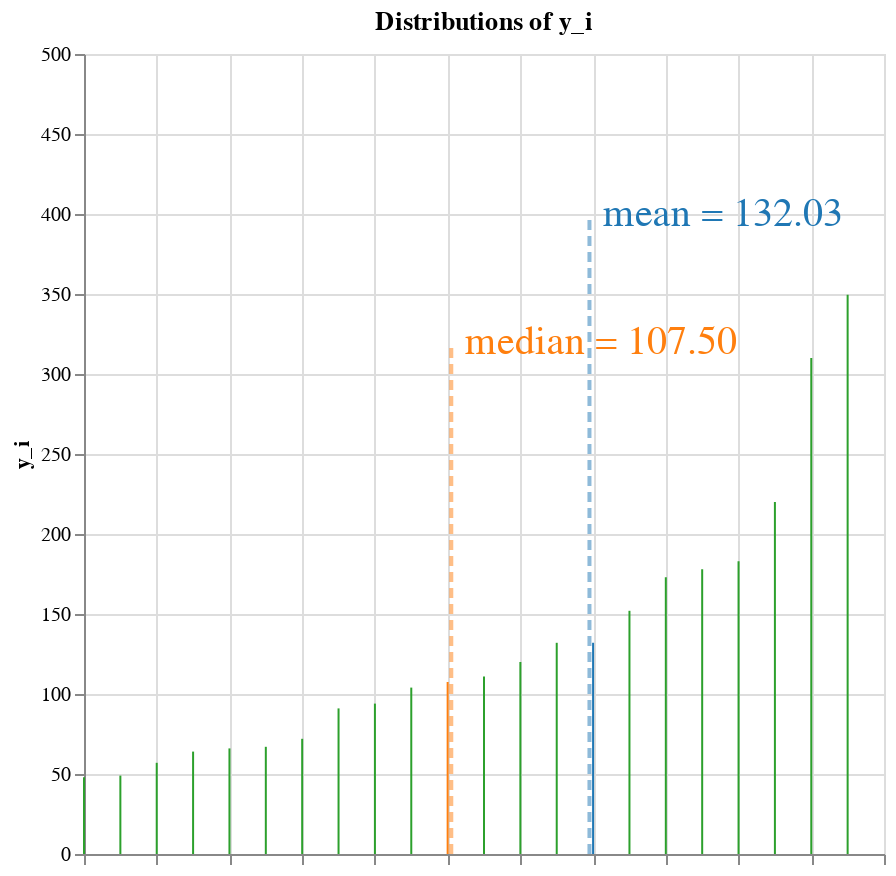

Notebook source saved alongside this figure:
### Markdown cell above
Next, we generate the figures for figure 5 by generating visualizations for different subgraphs within the r2 calculation.

### Code cell
def vis_from_node(n, data_dict, input_vars):    
    parser = ComputationTreeParser(n)
    parser.visualizeDFG()
    vis_containers = parser.visualization_containers
    ########### END COMPUTATION GRAPH ##########

    r = AltairRenderer(vis_containers, data_dict, input_vars=input_vars)
    charts = r.convert_to_charts()

    charts.display()

vis_from_node(mean_y, data_dict, input_vars)

### Figure 1 — Vega-Lite specification as saved in the notebook (floating-point values rounded to 4 significant figures)
{"config": {"view": {"continuousWidth": 300, "continuousHeight": 300}}, "layer": [{"data": {"name": "data-670f260c0f9ce60332e8b9d1c786290e"}, "mark": {"type": "line"}, "encoding": {"color": {"condition": {"param": "param_6", "empty": false, "value": "yellow"}, "field": "color", "legend": null, "scale": {"scheme": "category10"}, "type": "nominal"}, "tooltip": [{"field": "age", "type": "quantitative"}, {"field": "bmi", "type": "quantitative"}, {"field": "bp", "type": "quantitative"}, {"field": "glu", "type": "quantitative"}, {"field": "hdl", "type": "quantitative"}, {"field": "id", "type": "quantitative"}, {"field": "ldl", "type": "quantitative"}, {"field": "ltg", "type": "quantitative"}, {"field": "sex", "type": "quantitative"}, {"field": "tc", "type": "quantitative"}, {"field": "tch", "type": "quantitative"}, {"field": "y_hat_i", "type": "quantitative"}, {"field": "y_i", "type": "quantitative"}], "x": {"axis": {"labels": false, "title": ""}, "field": "x", "type": "quantitative"}, "x2": {"field": "x2"}, "y": {"axis": {"title": "y_i"}, "field": "y", "scale": {"domain": [0, 500]}, "type": "quantitative"}, "y2": {"field": "y2"}}, "name": "view_13", "title": "Distributions of y_i"}, {"data": {"name": "data-19979701fa187d85091e386883aaf85b"}, "mark": {"type": "line", "opacity": 0.5, "strokeDash": [5, 3], "strokeWidth": 2}, "encoding": {"color": {"field": "color", "legend": null, "scale": {"scheme": "category10"}, "type": "nominal"}, "x": {"field": "x", "type": "quantitative"}, "y": {"field": "y", "type": "quantitative"}}}, {"data": {"name": "data-19979701fa187d85091e386883aaf85b"}, "mark": {"type": "text", "align": "left", "baseline": "middle", "dx": 7, "fontSize": 20}, "encoding": {"color": {"field": "color", "legend": null, "scale": {"scheme": "category10"}, "type": "nominal"}, "text": {"value": "mean = 132.03"}, "x": {"field": "x", "type": "quantitative"}, "y": {"field": "y", "type": "quantitative"}}, "transform": [{"filter": "(datum.y > 0)"}]}, {"data": {"name": "data-b38c351dfa418d37263b51cb432adac3"}, "mark": {"type": "line", "opacity": 0.5, "strokeDash": [5, 3], "strokeWidth": 2}, "encoding": {"color": {"field": "color", "legend": null, "scale": {"scheme": "category10"}, "type": "nominal"}, "x": {"field": "x", "type": "quantitative"}, "y": {"field": "y", "type": "quantitative"}}}, {"data": {"name": "data-b38c351dfa418d37263b51cb432adac3"}, "mark": {"type": "text", "align": "left", "baseline": "middle", "dx": 7, "fontSize": 20}, "encoding": {"color": {"field": "color", "legend": null, "scale": {"scheme": "category10"}, "type": "nominal"}, "text": {"value": "median = 107.50"}, "x": {"field": "x", "type": "quantitative"}, "y": {"field": "y", "type": "quantitative"}}, "transform": [{"filter": "(datum.y > 0)"}]}], "height": 400.0, "params": [{"name": "param_6", "select": {"type": "point", "fields": ["id"], "on": "mouseover"}, "views": ["view_13"]}], "width": 400.0, "$schema": "https://vega.github.io/schema/vega-lite/v5.16.3.json", "datasets": {"data-670f260c0f9ce60332e8b9d1c786290e": [{"val": 48.0, "is_mean": false, "is_median": false, "y_i": 48.0, "y_hat_i": 52.55, "age": -0.05637, "sex": -0.04464, "bmi": -0.07411, "bp": -0.05043, "tc": -0.02496, "ldl": -0.04703, "hdl": 0.09282, "tch": -0.07639, "ltg": -0.06118, "glu": -0.04664, "id": 14, "x": 0, "color": "y_i", "y": 0, "x2": 0, "y2": 48.0}, {"val": 49.0, "is_mean": false, "is_median": false, "y_i": 49.0, "y_hat_i": 132.2, "age": 0.01628, "sex": -0.04464, "bmi": 0.001339, "bp": 0.008101, "tc": 0.005311, "ldl": 0.0109, "hdl": 0.03023, "tch": -0.03949, "ltg": -0.04542, "glu": 0.03206, "id": 12, "x": 1, "color": "y_i", "y": 0, "x2": 1, "y2": 49.0}, {"val": 57.0, "is_mean": false, "is_median": false, "y_i": 57.0, "y_hat_i": 52.6, "age": -0.04547, "sex": -0.04464, "bmi": -0.07303, "bp": -0.08141, "tc": 0.08374, "ldl": 0.02781, "hdl": 0.1738, "tch": -0.03949, "ltg": -0.004222, "glu": 0.003064, "id": 19, "x": 2, "color": "y_i", "y": 0, "x2": 2, "y2": 57.0}, {"val": 64.0, "is_mean": false, "is_median": false, "y_i": 64.0, "y_hat_i": 120.3, "age": -0.01278, "sex": -0.04464, "bmi": -0.02345, "bp": -0.0401, "tc": -0.0167, "ldl": 0.004636, "hdl": -0.01763, "tch": -0.002592, "ltg": -0.03846, "glu": -0.03836, "id": 13, "x": 3, "color": "y_i", "y": 0, "x2": 3, "y2": 64.0}, {"val": 66.0, "is_mean": false, "is_median": false, "y_i": 66.0, "y_hat_i": 124.3, "age": 0.07077, "sex": 0.05068, "bmi": -0.031, "bp": 0.02187, "tc": -0.03734, "ldl": -0.04703, "hdl": 0.03391, "tch": -0.03949, "ltg": -0.01496, "glu": -0.001078, "id": 9, "x": 4, "color": "y_i", "y": 0, "x2": 4, "y2": 66.0}, {"val": 67.0, "is_mean": false, "is_median": false, "y_i": 67.0, "y_hat_i": 131.1, "age": -0.03457, "sex": 0.05068, "bmi": 0.00565, "bp": -0.00567, "tc": -0.07312, "ldl": -0.06269, "hdl": -0.006584, "tch": -0.03949, "ltg": -0.04542, "glu": 0.03206, "id": 5, "x": 5, "color": "y_i", "y": 0, "x2": 5, "y2": 67.0}, {"val": 72.0, "is_mean": false, "is_median": false, "y_i": 72.0, "y_hat_i": 61.2, "age": -0.02731, "sex": -0.04464, "bmi": -0.0601, "bp": -0.02977, "tc": 0.04659, "ldl": 0.01998, "hdl": 0.1223, "tch": -0.03949, "ltg": -0.0514, "glu": -0.009362, "id": 11, "x": 6, "color": "y_i", "y": 0, "x2": 6, "y2": 72.0}, {"val": 91.0, "is_mean": false, "is_median": false, "y_i": 91.0, "y_hat_i": 155.4, "age": 0.009016, "sex": 0.05068, "bmi": -0.03962, "bp": 0.02876, "tc": 0.03833, "ldl": 0.07353, "hdl": -0.07285, "tch": 0.1081, "ltg": 0.01557, "glu": -0.04664, "id": 1, "x": 7, "color": "y_i", "y": 0, "x2": 7, "y2": 91.0}, {"val": 94.0, "is_mean": false, "is_median": false, "y_i": 94.0, "y_hat_i": 100.5, "age": -0.04184, "sex": -0.04464, "bmi": -0.03315, "bp": -0.02288, "tc": 0.04659, "ldl": 0.04159, "hdl": 0.056, "tch": -0.02473, "ltg": -0.02595, "glu": -0.03836, "id": 7, "x": 8, "color": "y_i", "y": 0, "x2": 8, "y2": 94.0}, {"val": 104.0, "is_mean": false, "is_median": false, "y_i": 104.0, "y_hat_i": 102.6, "age": -0.005515, "sex": 0.05068, "bmi": -0.01591, "bp": -0.06764, "tc": 0.04934, "ldl": 0.07917, "hdl": -0.02867, "tch": 0.03431, "ltg": -0.01811, "glu": 0.04449, "id": 16, "x": 9, "color": "y_i", "y": 0, "x2": 9, "y2": 104.0}, {"val": 107.5, "is_mean": false, "is_median": true, "y_i": -2.0, "y_hat_i": -2.0, "age": -2.0, "sex": -2.0, "bmi": -2.0, "bp": -2.0, "tc": -2.0, "ldl": -2.0, "hdl": -2.0, "tch": -2.0, "ltg": -2.0, "glu": -2.0, "id": 21, "x": 10, "color": "median", "y": 0, "x2": 10, "y2": 107.5}, {"val": 111.0, "is_mean": false, "is_median": false, "y_i": 111.0, "y_hat_i": 172.9, "age": 0.001751, "sex": 0.05068, "bmi": 0.01104, "bp": -0.01944, "tc": -0.0167, "ldl": -0.003819, "hdl": -0.04708, "tch": 0.03431, "ltg": 0.02406, "glu": 0.02377, "id": 2, "x": 11, "color": "y_i", "y": 0, "x2": 11, "y2": 111.0}, {"val": 120.0, "is_mean": false, "is_median": false, "y_i": 120.0, "y_hat_i": 164.8, "age": 0.03081, "sex": 0.05068, "bmi": -0.03423, "bp": 0.04367, "tc": 0.0576, "ldl": 0.06883, "hdl": -0.03236, "tch": 0.05756, "ltg": 0.03546, "glu": 0.08591, "id": 4, "x": 12, "color": "y_i", "y": 0, "x2": 12, "y2": 120.0}, {"val": 132.0, "is_mean": false, "is_median": false, "y_i": 132.0, "y_hat_i": 123.6, "age": 0.04171, "sex": 0.05068, "bmi": -0.01591, "bp": 0.01729, "tc": -0.03734, "ldl": -0.01384, "hdl": -0.02499, "tch": -0.01108, "ltg": -0.04688, "glu": 0.01549, "id": 17, "x": 13, "color": "y_i", "y": 0, "x2": 13, "y2": 132.0}, {"val": 132.0, "is_mean": true, "is_median": false, "y_i": -1.0, "y_hat_i": -1.0, "age": -1.0, "sex": -1.0, "bmi": -1.0, "bp": -1.0, "tc": -1.0, "ldl": -1.0, "hdl": -1.0, "tch": -1.0, "ltg": -1.0, "glu": -1.0, "id": 20, "x": 14, "color": "mean", "y": 0, "x2": 14, "y2": 132.0}, {"val": 152.0, "is_mean": false, "is_median": false, "y_i": 152.0, "y_hat_i": 111.5, "age": -0.07817, "sex": -0.04464, "bmi": -0.0407, "bp": -0.08141, "tc": -0.1006, "ldl": -0.1128, "hdl": 0.02287, "tch": -0.07639, "ltg": -0.02029, "glu": -0.05078, "id": 3, "x": 15, "color": "y_i", "y": 0, "x2": 15, "y2": 152.0}, {"val": 173.0, "is_mean": false, "is_median": false, "y_i": 173.0, "y_hat_i": 218.4, "age": 0.009016, "sex": -0.04464, "bmi": 0.05523, "bp": -0.00567, "tc": 0.0576, "ldl": 0.04472, "hdl": -0.002903, "tch": 0.02324, "ltg": 0.05569, "glu": 0.1066, "id": 10, "x": 16, "color": "y_i", "y": 0, "x2": 16, "y2": 173.0}, {"val": 178.0, "is_mean": false, "is_median": false, "y_i": 178.0, "y_hat_i": 194.0, "age": 0.04171, "sex": 0.05068, "bmi": 0.01966, "bp": 0.05974, "tc": -0.005697, "ldl": -0.002566, "hdl": -0.02867, "tch": -0.002592, "ltg": 0.03119, "glu": 0.007207, "id": 15, "x": 17, "color": "y_i", "y": 0, "x2": 17, "y2": 178.0}, {"val": 183.0, "is_mean": false, "is_median": false, "y_i": 183.0, "y_hat_i": 117.1, "age": -0.009147, "sex": -0.04464, "bmi": -0.05686, "bp": -0.05043, "tc": 0.02182, "ldl": 0.04535, "hdl": -0.02867, "tch": 0.03431, "ltg": -0.009919, "glu": -0.01765, "id": 8, "x": 18, "color": "y_i", "y": 0, "x2": 18, "y2": 183.0}, {"val": 220.0, "is_mean": false, "is_median": false, "y_i": 220.0, "y_hat_i": 211.0, "age": -0.04547, "sex": -0.04464, "bmi": 0.03906, "bp": 0.001215, "tc": 0.01632, "ldl": 0.01528, "hdl": -0.02867, "tch": 0.02656, "ltg": 0.04453, "glu": -0.02593, "id": 18, "x": 19, "color": "y_i", "y": 0, "x2": 19, "y2": 220.0}, {"val": 310.0, "is_mean": false, "is_median": false, "y_i": 310.0, "y_hat_i": 259.1, "age": 0.04897, "sex": 0.05068, "bmi": 0.08864, "bp": 0.08729, "tc": 0.03558, "ldl": 0.02155, "hdl": -0.02499, "tch": 0.03431, "ltg": 0.06605, "glu": 0.1315, "id": 6, "x": 20, "color": "y_i", "y": 0, "x2": 20, "y2": 310.0}, {"val": 349.5, "is_mean": false, "is_median": false, "y_i": 349.5, "y_hat_i": 197.6, "age": -0.07817, "sex": 0.05068, "bmi": 0.07786, "bp": 0.05286, "tc": 0.07824, "ldl": 0.06445, "hdl": 0.02655, "tch": -0.002592, "ltg": 0.04067, "glu": -0.009362, "id": 0, "x": 21, "color": "y_i", "y": 0, "x2": 21, "y2": 349.5}], "data-19979701fa187d85091e386883aaf85b": [{"x": 13.9, "y": 0.0, "color": "mean"}, {"x": 13.9, "y": 400.0, "color": "mean"}], "data-b38c351dfa418d37263b51cb432adac3": [{"x": 10.1, "y": 0.0, "color": "median"}, {"x": 10.1, "y": 320.0, "color": "median"}]}}
